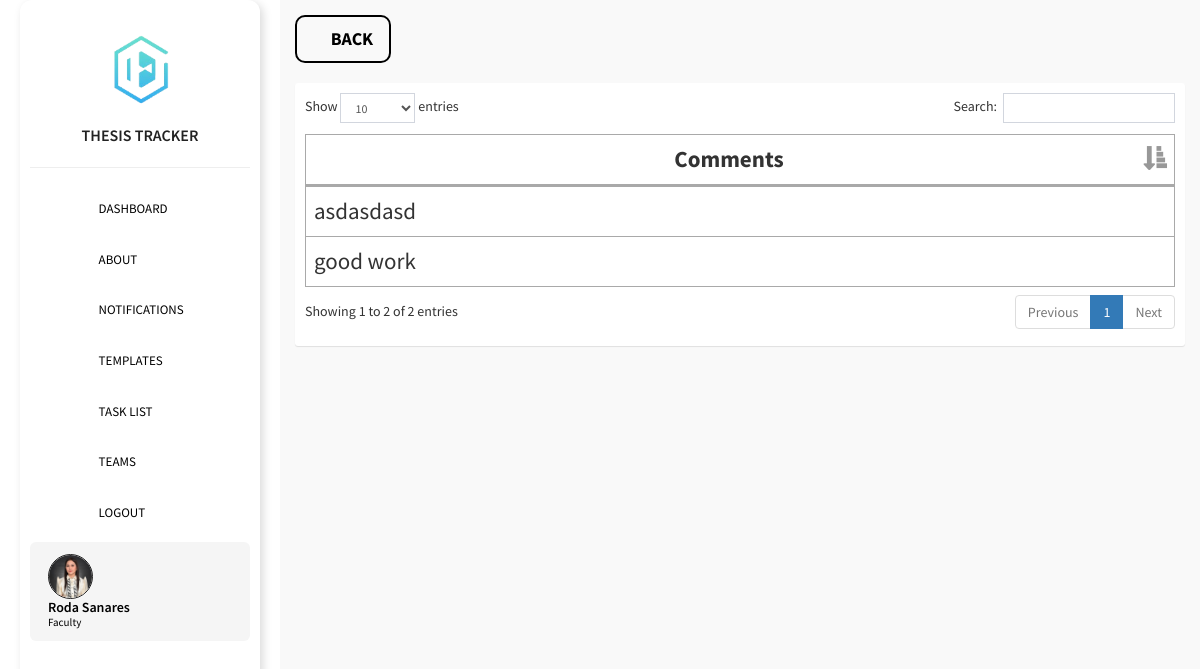
/admin/tasklistcomments.php (signed in), run on the app's committed database.
### tables this page shows
CREATE TABLE `users` (
  `id` int(11) NOT NULL,
  `img` text NOT NULL DEFAULT 'default.png',
  `firstname` text NOT NULL,
  `lastname` text NOT NULL,
  `middlename` text NOT NULL,
  `section` varchar(255) DEFAULT NULL,
  `yr_lvl` varchar(255) DEFAULT NULL,
  `email` text NOT NULL,
  `password` text NOT NULL,
  `passwordtxt` text NOT NULL,
  `department` text NOT NULL,
  `contact` text NOT NULL,
  `address` text NOT NULL,
  `code` int(11) NOT NULL,
  `verification_code` int(11) NOT NULL,
  `type` int(1) NOT NULL DEFAULT 2 COMMENT '0=admin,1=adviser,2=student',
  `status` int(1) NOT NULL
);

CREATE TABLE `comment` (
  `comment_id` int(11) NOT NULL,
  `teams_id` int(11) NOT NULL,
  `setdeadline_id` int(11) NOT NULL,
  `comment` text NOT NULL
);

### config/config.php (called while the page is built, shortened)
<?php
class Connection {
    private $servername = "localhost";
    private $username = "root";
    private $password = "";
    private $dbname = "dlsu";
    private $port = 3307;
    public function conn() {
        try {
            $this->dsn = "mysql:host=".$this->servername.";port=".$this->port.";dbname=".$this->dbname;
            $this->pdo = new PDO($this->dsn, $this->username, $this->password, [
                PDO::ATTR_ERRMODE => PDO::ERRMODE_EXCEPTION,
                PDO::ATTR_DEFAULT_FETCH_MODE => PDO::FETCH_ASSOC
            ]);
            return $this->pdo;
        } catch (PDOException $e) {
            die("Connection failed: " . $e->getMessage());
        }
    }
}
?>

### admin/tasklistcomments.php (the view, shortened to what this page needs)
<?php
  include '../config/config.php';
  class data extends Connection{
    public function managedata(){
?>
<!DOCTYPE html>
<html>
<head><?php include 'head.php'; ?></head>
<body class="hold-transition skin-blue sidebar-mini">
  <div class="wrapper">
    <?php include 'sidebar.php'; ?>
    <div class="content-wrapper" style="height: 100vh;background-color: #f9f9f9;overflow-y: auto;">
      <section class="content">
        <div>
          <a href="tasklist.php" class='btn btn-lg btn-flat' style="border: 2px solid black;font-style: normal;border-radius: 10px;color: #000;font-weight: bold;"><i class="fas fa-chevron-left"></i> BACK</a>
        </div>
        <br>
        <div class="row">
          <div class="col-xs-12">
            <div class="box" style="border-top: unset;">
              <div class="box-body table-responsive">
                <table id="example1" class="table table-bordered">
                  <thead>
                    <th style="font-size: 23px;font-style: normal;">Comments</th>
                  </thead>
                  <tbody>
                    <?php
                    $sql = "SELECT * FROM comment WHERE setdeadline_id = '".$_GET['setdeadline_id']."'";
                    $stmt = $this->conn()->query($sql);
                    while ($row = $stmt->fetch()) { ?>
                      <tr>
                        <td style="font-size: 23px;font-style: normal;"><?php echo $row['comment'] ?></td>
                      </tr>
                    <?php } ?>
                  </tbody>
                </table>
              </div>
            </div>
          </div>
        </div>
      </section>
    </div>
  </div>
</body>
</html>
<?php } } $data = new data(); $data->managedata(); ?>

### admin/sidebar.php (shortened to what this page needs)
<aside class="main-sidebar">
  <section class="sidebar">
    <div class="sidebar-logo">
      <img src="../images/thesishub_logo2.png" alt="Thesis Hub Logo">
    </div>
    <p class="title">THESIS TRACKER</p>
    <hr class="my-4">
    <ul class="sidebar-menu">
    <li><a href="dashboard.php" style="color: black;"><i class="fas fa-tachometer-alt"></i> <span>DASHBOARD</span></a></li>
      <li><a href="about.php" style="color: black;"><i class="fas fa-info-circle"></i> <span>ABOUT</span></a></li>
      <?php if($_SESSION['type'] != 0): ?>
        <li><a href="notifications.php" style="color: black;"><i class="fas fa-bell"></i> <span>NOTIFICATIONS</span></a></li>
      <?php endif; ?>
      <li><a href="templates.php" style="color: black;"><i class="fas fa-book"></i> <span>TEMPLATES</span></a></li>
      <?php if($_SESSION['type'] == 1 || $_SESSION['type'] == 2): ?>
        <li><a href="tasklist.php" style="color: black;"><i class="fas fa-tasks"></i> <span>TASK LIST</span></a></li>
      <?php endif; ?>
      <li><a href="teams.php" style="color: black;"><i class="fas fa-users"></i> <span>TEAMS</span></a></li>
      <li><a style="color: black;" href="../logout.php" onclick="return confirm('Are you sure you want to logout?');"><i class="fas fa-sign-out-alt"></i> <span>LOGOUT</span></a></li>
    </ul>
    <ul class="sidebar-menu">
      <li>
        <?php
          $sql = "SELECT * FROM users WHERE id = '".$_SESSION['id']."'";
          $stmt = $this->conn()->query($sql);
          $row = $stmt->fetch();
        ?>
        <a href="#profile" data-toggle="modal" id="updateprofile" class="sidebar-profile"
          data-firstname="<?= $row['firstname'] ?>"
          data-users_id="<?= $row['id'] ?>"
          data-lastname="<?= $row['lastname'] ?>"
          data-email="<?= $row['email'] ?>"
          data-img="<?= $row['img'] ?>"
        >
          <img src="../images/<?php echo $row['img'] ?>" alt="User Profile">
          <div class="profile-info">
            <span class="name"><?php echo $row['firstname'] . " " . $row['lastname']; ?></span>
            <span class="role"><?php echo ($_SESSION['type'] == 1) ? "Faculty" : ($_SESSION['type'] == 2 ? "Student" : "Admin"); ?></span>
          </div>
        </a>
      </li>
    </ul>
  </section>
</aside>

### admin/head.php (style rules this page uses)
i { font-style: normal; }
th { text-align: center; }

### admin/sidebar.php (style rules this page uses)
.main-sidebar { position: fixed; left: 20px; top: 50%; transform: translateY(-50%); width: 240px; background: #ffffff; border-radius: 12px; box-shadow: 3px 3px 10px rgba(0, 0, 0, 0.15); padding: 10px; transition: all 0.3s ease-in-out; }
.sidebar-logo { text-align: center; padding: 10px 0; }
.sidebar-logo img { width: 80%; max-width: 120px; }
.title { font-size: 16px; font-weight: 600; text-align: center; color: #222; margin-bottom: 15px; }
.sidebar-menu { list-style: none; padding: 0; margin: 0; }
.sidebar-menu li { display: block; margin-bottom: 8px; }
.sidebar-menu a { display: flex; align-items: center; padding: 8px 12px; font-size: 13px; border-radius: 6px; transition: all 0.3s ease; color: #222; font-weight: 500; text-decoration: none; white-space: nowrap; }
.sidebar-menu i { font-size: 14px; margin-right: 8px; color: #222; transition: color 0.3s ease; }
.sidebar-profile { display: flex; align-items: center; gap: 10px; padding: 10px; background: #f5f5f5; border-radius: 8px; font-size: 13px; font-weight: 500; transition: 0.3s ease; color: black; white-space: nowrap; overflow: hidden; text-decoration: none; }
.sidebar-profile img { width: 45px; height: 45px; border-radius: 50%; object-fit: cover; border: 1.5px solid #222; }
.sidebar-profile .profile-info { display: flex; flex-direction: column; line-height: 1.2; }
.sidebar-profile .profile-info .name { font-weight: 600; font-size: 14px; color: black; }
.sidebar-profile .profile-info .role { font-size: 11px; color: black; }

### data on the page
users: img (picture), firstname "Roda", lastname "Sanares"
comment: comment "good work"
comment: comment "asdasdasd"
